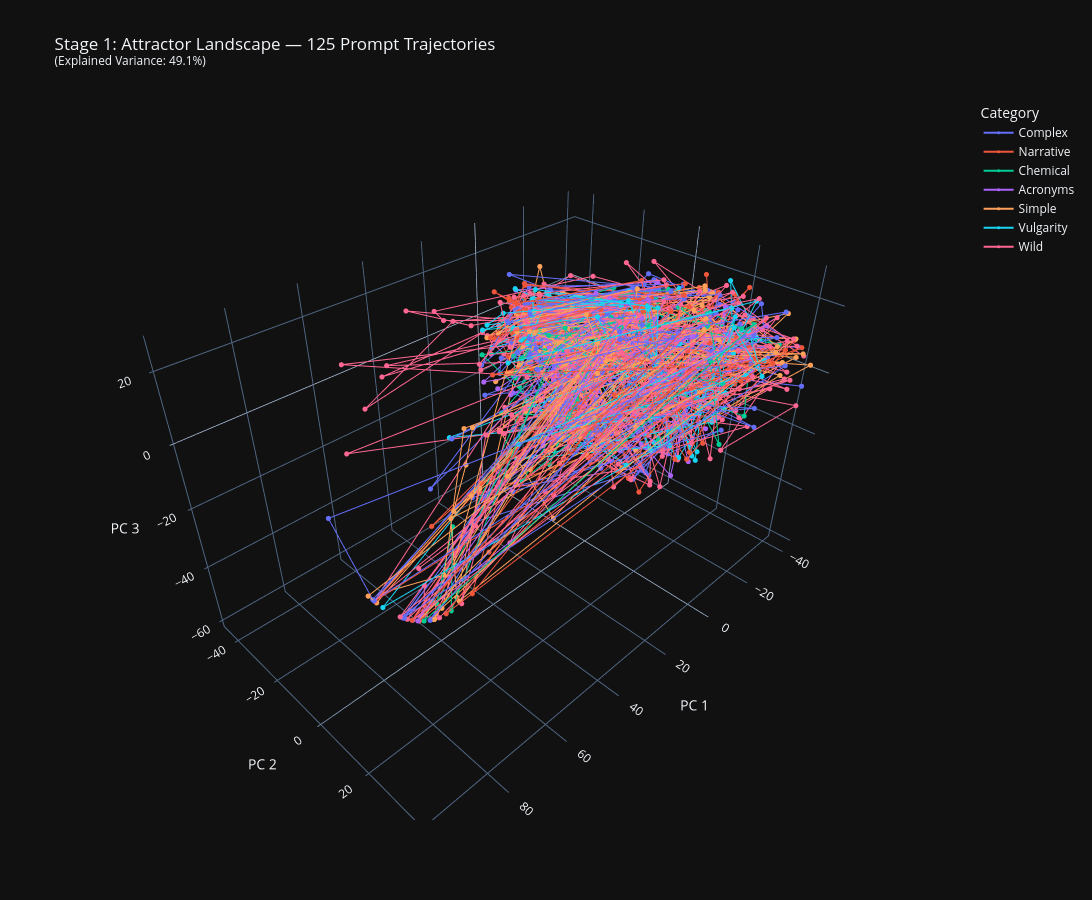

This figure's notebook cell:
### Markdown cell above
### 5e. 3D PCA Trajectories — All Prompts

### Code cell
# ============================================================
# VIS 5e: 3D PCA TRAJECTORIES
# ============================================================
from sklearn.decomposition import PCA
import pandas as pd

all_vecs = []
labels_list = []
cats_list = []
iters_list = []
text_list = []

for label, snapshots in all_results.items():
    for s in snapshots:
        all_vecs.append(s["mean_vector"].detach().cpu().numpy())
        labels_list.append(label)
        cats_list.append(CATEGORY_MAP.get(label, 'Unknown'))
        iters_list.append(s["iteration"])
        top_tok = s['top_tokens'][0][0].replace('\n', '↵').strip()
        text_list.append(f"Iter {s['iteration']}: {top_tok}")

all_vecs = np.array(all_vecs)
pca = PCA(n_components=3)
vecs_3d = pca.fit_transform(all_vecs)

df = pd.DataFrame({
    'x': vecs_3d[:, 0],
    'y': vecs_3d[:, 1],
    'z': vecs_3d[:, 2],
    'Prompt': labels_list,
    'Category': cats_list,
    'Iteration': iters_list,
    'Top_Token': text_list
})

# Color by category for readability
fig_topo = px.line_3d(
    df, x='x', y='y', z='z',
    color='Category',
    hover_name='Top_Token',
    markers=True,
    title=f"Stage 1: Attractor Landscape — {len(all_results)} Prompt Trajectories<br>"
          f"<sup>(Explained Variance: {sum(pca.explained_variance_ratio_)*100:.1f}%)</sup>"
)
fig_topo.update_traces(marker=dict(size=3), line=dict(width=2))
fig_topo.update_layout(
    template="plotly_dark",
    height=900,
    width=1200,
    scene=dict(
        xaxis_title="PC 1",
        yaxis_title="PC 2",
        zaxis_title="PC 3",
    )
)
fig_topo.show()
fig_topo.write_image(os.path.join(OUTPUT_DIR, 'topology_3d.png'), scale=2)
print(f"[SAVED] {OUTPUT_DIR}/topology_3d.png")

### Figure 1 — Plotly figure (JSON) as saved in the notebook; plotly's stock layout.template omitted (floating-point values rounded to 4 significant figures; data arrays with more than 128 entries replaced by an {"elided": "..."} marker saying what was removed)
{"data": [{"hovertemplate": "<b>%{hovertext}</b><br><br>Category=Complex<br>x=%{x}<br>y=%{y}<br>z=%{z}<extra></extra>", "hovertext": {"elided": "275 str values"}, "legendgroup": "Complex", "line": {"color": "#636efa", "dash": "solid", "width": 2}, "marker": {"size": 3, "symbol": "circle"}, "mode": "lines+markers", "name": "Complex", "scene": "scene", "showlegend": true, "type": "scatter3d", "x": {"elided": "275 float values"}, "y": {"elided": "275 float values"}, "z": {"elided": "275 float values"}}, {"hovertemplate": "<b>%{hovertext}</b><br><br>Category=Narrative<br>x=%{x}<br>y=%{y}<br>z=%{z}<extra></extra>", "hovertext": {"elided": "220 str values"}, "legendgroup": "Narrative", "line": {"color": "#EF553B", "dash": "solid", "width": 2}, "marker": {"size": 3, "symbol": "circle"}, "mode": "lines+markers", "name": "Narrative", "scene": "scene", "showlegend": true, "type": "scatter3d", "x": {"elided": "220 float values"}, "y": {"elided": "220 float values"}, "z": {"elided": "220 float values"}}, {"hovertemplate": "<b>%{hovertext}</b><br><br>Category=Chemical<br>x=%{x}<br>y=%{y}<br>z=%{z}<extra></extra>", "hovertext": ["Iter 0: H", "Iter 2: ↵", "Iter 3: l", "Iter 5: ize", "Iter 10: lee", "Iter 20: ↵", "Iter 50: ↵", "Iter 100: .\"", "Iter 150: en", "Iter 200: eth", "Iter 250: o", "Iter 0: ↵", "Iter 2: S", "Iter 3: f", "Iter 5: satur", "Iter 10: ize", "Iter 20: AND", "Iter 50: ↵", "Iter 100: ↵", "Iter 150: .", "Iter 200: OF", "Iter 250: .", "Iter 0: G", "Iter 2: ↵", "Iter 3: X", "Iter 5: .", "Iter 10: .", "Iter 20: ize", "Iter 50: )", "Iter 100: opro", "Iter 150: /", "Iter 200: /", "Iter 250: /", "Iter 0: 0", "Iter 2: ↵", "Iter 3: ↵", "Iter 5: )", "Iter 10: form", "Iter 20: ,", "Iter 50: should", "Iter 100: either", "Iter 150: two", "Iter 200: .\"", "Iter 250: Lif", "Iter 0: Ala", "Iter 2: ↵", "Iter 3: FUN", "Iter 5: )", "Iter 10: ↵", "Iter 20: k", "Iter 50: .", "Iter 100: form", "Iter 150: /", "Iter 200: ess", "Iter 250: /", "Iter 0: ↵", "Iter 2: ", "Iter 3: f", "Iter 5: (", "Iter 10: .", "Iter 20: K", "Iter 50: .", "Iter 100: and", "Iter 150: en", "Iter 200: on", "Iter 250: lee", "Iter 0: AT", "Iter 2: ↵", "Iter 3: FOR", "Iter 5: f", "Iter 10: ize", "Iter 20: Not", "Iter 50: is", "Iter 100: ↵", "Iter 150: got", "Iter 200: s", "Iter 250: v", "Iter 0: a", "Iter 2: and", "Iter 3: 4", "Iter 5: ↵", "Iter 10: form", "Iter 20: ↵", "Iter 50: Who", "Iter 100: is", "Iter 150: on", "Iter 200: ACC", "Iter 250: es", "Iter 0: s", "Iter 2: ↵", "Iter 3: ics", "Iter 5: izes", "Iter 10: form", "Iter 20: of", "Iter 50: $", "Iter 100: f", "Iter 150: w", "Iter 200: and", "Iter 250: es", "Iter 0: ↵", "Iter 2: )", "Iter 3: d", "Iter 5: ize", "Iter 10: d", "Iter 20: .", "Iter 50: en", "Iter 100: ,", "Iter 150: F", "Iter 200: in", "Iter 250: ↵"], "legendgroup": "Chemical", "line": {"color": "#00cc96", "dash": "solid", "width": 2}, "marker": {"size": 3, "symbol": "circle"}, "mode": "lines+markers", "name": "Chemical", "scene": "scene", "showlegend": true, "type": "scatter3d", "x": [-6.899, -0.6426, 1.081, 3.017, -3.533, -2.622, -13.63, -23.5, -11.62, -19.18, -13.82, -1.562, 19.07, 19.01, 2.171, -14.89, -12.48, 9.233, -6.071, -3.174, -6.552, -10.31, -3.527, 5.79, 6.022, 3.232, -1.374, 32.47, -16.76, -27.65, 89.68, 89.68, 89.68, 0.2671, 17.7, 8.376, 3.377, -7.209, 13.64, -4.343, -32.42, -27.69, -29.23, -30.04, -7.485, -0.6404, 1.767, 6.804, 17.07, -6.177, -11.14, -3.147, 83.14, 69.73, 84.87, -1.029, 1.205, 3.474, 1.671, -8.471, -15.82, 16.93, -4.104, 1.243, -5.554, 5.096, 3.455, 11.05, 2.485, 10.35, -13.25, -27.77, -21.7, -12.03, -25.48, -19.77, -21.63, 0.6527, 15.05, 2.321, 7.888, -6.555, -19.17, -26.91, -9.168, -15.1, -2.539, 31.14, -1.255, 11.82, 17.11, 7.801, -5.323, 6.992, -23.88, -23.68, -15.16, -22.12, -9.623, -4.685, -0.7733, 18.76, 10.01, -6.224, -4.986, -5.184, 10.68, -12.28, -6.947, -13.85], "y": [-12.06, -18.31, -16.01, -11.0, 5.547, -6.288, -12.85, 20.22, -4.985, 11.24, 8.321, -13.17, -11.79, -12.35, -15.52, 11.5, -6.706, -3.091, -14.96, -19.72, -16.58, -12.49, -13.83, -15.34, -13.01, -15.87, -3.691, -3.359, 0.2274, 31.1, 33.39, 33.39, 33.39, -17.97, -14.06, -15.51, -15.93, -0.7268, -3.342, 1.15, 36.67, 27.22, 29.85, 31.39, -9.958, -15.17, -16.35, -12.98, -1.608, -10.28, 8.933, -13.11, 34.14, 19.77, 31.71, -14.71, -14.23, -16.68, -11.47, 0.789, -1.193, -11.3, -9.16, -15.03, -11.45, -2.22, -22.03, -18.27, -15.67, -18.11, 4.694, 26.17, 22.94, 5.077, 28.73, 20.73, 27.91, -16.75, -13.67, -16.52, -15.64, -1.709, 10.54, 18.85, 10.34, 7.782, -5.544, -11.64, -16.19, -24.0, -15.79, -7.065, 4.057, -12.33, 19.34, 18.7, 15.06, 20.33, 4.745, -10.63, -14.32, -9.843, -11.36, -1.638, -10.05, -6.208, -9.169, -7.878, -12.75, -5.734], "z": [-5.181, 5.571, 10.96, 9.563, 13.33, -5.235, -25.19, -0.3609, 0.6095, 5.216, 19.11, -0.06498, -0.0009448, 6.419, 15.47, 22.48, -11.6, 14.68, -14.18, -14.18, -17.42, -32.09, -7.608, -5.38, 0.1893, 11.0, 15.69, -1.519, -24.37, 14.63, -9.025, -9.025, -9.025, -2.289, -0.7803, 6.414, 13.78, 21.65, -27.49, 14.52, 9.098, 10.92, 13.62, -14.91, -4.843, 0.9804, 4.859, 8.728, 15.84, 4.272, 12.1, 11.65, -10.27, -4.197, -8.813, -0.4061, 1.701, 8.422, 10.7, 18.62, -17.34, -35.71, -15.64, -2.626, -6.857, 11.38, -9.107, -8.746, -2.477, 6.977, 18.74, -26.11, 2.864, 14.61, 13.4, 17.83, -2.258, -0.06551, 1.718, 9.708, 14.76, 18.71, -28.0, -16.59, 4.804, 9.615, -29.97, 11.76, 0.529, 10.46, 12.09, 9.714, 14.42, 3.646, 15.47, 15.01, 18.47, 12.07, 18.48, -2.924, 4.689, 6.596, 11.32, 13.03, 6.498, -5.102, 5.684, -21.38, -0.7865, -30.03]}, {"hovertemplate": "<b>%{hovertext}</b><br><br>Category=Acronyms<br>x=%{x}<br>y=%{y}<br>z=%{z}<extra></extra>", "hovertext": ["Iter 0: ↵", "Iter 2: ↵", "Iter 3: QI", "Iter 5: 4", "Iter 10: ,", "Iter 20: are", "Iter 50: ize", "Iter 100: ↵", "Iter 150: .\"", "Iter 200: AND", "Iter 250: AND", "Iter 0: ↵", "Iter 2: ↵", "Iter 3: ", "Iter 5: lee", "Iter 10: .", "Iter 20: (", "Iter 50: f", "Iter 100: /", "Iter 150: /", "Iter 200: /", "Iter 250: /", "Iter 0: FBI", "Iter 2: ", "Iter 3: ↵", "Iter 5: 4", "Iter 10: ize", "Iter 20: AND", "Iter 50: and", "Iter 100: of", "Iter 150: \"", "Iter 200: ACC", "Iter 250: AND", "Iter 0: ↵", "Iter 2: ", "Iter 3: S", "Iter 5: PARAM", "Iter 10: .", "Iter 20: .", "Iter 50: of", "Iter 100: B", "Iter 150: -", "Iter 200: )", "Iter 250: .", "Iter 0: ↵", "Iter 2: ", "Iter 3: )", "Iter 5: 4", "Iter 10: form", "Iter 20: ,", "Iter 50: ↵", "Iter 100: AND", "Iter 150: en", "Iter 200: HE", "Iter 250: and", "Iter 0: :", "Iter 2: ↵", "Iter 3: )", "Iter 5: ulate", "Iter 10: ↵", "Iter 20: TH", "Iter 50: .", "Iter 100: ism", "Iter 150: of", "Iter 200: ↵", "Iter 250: and", "Iter 0: ↵", "Iter 2: ↵", "Iter 3: )", "Iter 5: of", "Iter 10: .", "Iter 20: .", "Iter 50: ...\"", "Iter 100: in", "Iter 150: d", "Iter 200: and", "Iter 250: AND", "Iter 0: ↵", "Iter 2: ", "Iter 3: .", "Iter 5: .", "Iter 10: ize", "Iter 20: f", "Iter 50: ...\"", "Iter 100: -", "Iter 150: /", "Iter 200: /", "Iter 250: /", "Iter 0: ↵", "Iter 2: ↵", "Iter 3: satur", "Iter 5: or", "Iter 10: ↵", "Iter 20: ↵", "Iter 50: and", "Iter 100: end", "Iter 150: IN", "Iter 200: .", "Iter 250: T", "Iter 0: ↵", "Iter 2: ↵", "Iter 3: f", "Iter 5: fork", "Iter 10: .", "Iter 20: f", "Iter 50: ↵", "Iter 100: and", "Iter 150: ↵", "Iter 200: PARAM", "Iter 250: end"], "legendgroup": "Acronyms", "line": {"color": "#ab63fa", "dash": "solid", "width": 2}, "marker": {"size": 3, "symbol": "circle"}, "mode": "lines+markers", "name": "Acronyms", "scene": "scene", "showlegend": true, "type": "scatter3d", "x": [-8.727, -4.816, 4.486, 0.6432, -3.207, -6.529, 5.706, -13.97, -33.42, -22.55, -22.25, -6.998, 23.2, 6.861, 19.55, -15.24, -0.6565, -15.75, 90.8, 90.8, 90.8, 90.8, -5.503, -4.394, 8.001, 3.333, -7.506, -30.17, -24.95, -21.77, -30.13, -16.21, -4.336, -1.155, -3.935, -3.147, 4.564, -11.36, -8.667, -20.95, -29.34, -7.58, -15.52, -5.404, -4.6, 2.426, -1.75, 3.681, -4.605, 3.72, -2.626, -8.106, 14.43, -27.15, -23.28, -10.24, 5.937, 6.988, 11.12, -10.09, -7.059, -3.021, 0.01102, -14.53, 35.9, -30.54, -2.36, -2.357, -2.606, 4.217, -8.091, 24.62, -30.35, -6.467, -20.01, -32.35, -24.23, -6.259, 5.371, 13.06, -1.309, -2.044, -7.596, -30.72, -23.19, 91.74, 91.73, 91.73, -7.561, 4.127, 5.516, 5.221, -5.802, 6.542, -23.32, -22.21, -25.81, -11.34, -23.69, -4.46, 18.75, 3.928, 12.4, -5.902, -3.9, -15.77, 0.3967, -23.87, -4.831, -27.83], "y": [-11.48, -14.08, -26.13, -19.61, -3.554, -2.992, -12.51, -0.2284, 31.55, -6.085, -6.13, -14.45, -20.06, -16.27, -2.49, 8.263, -31.52, 7.174, 32.89, 32.89, 32.89, 32.89, -19.5, -17.59, -24.33, -17.61, 10.76, 15.1, 21.6, 25.06, 22.87, -6.707, -10.84, -15.96, -16.61, -18.7, -22.49, 4.118, -26.65, 17.85, 10.71, -9.124, 13.06, -7.742, -13.41, -13.04, -18.08, -20.09, -1.45, -6.987, -12.29, -12.41, -4.937, 11.22, 19.17, -14.02, -19.07, -19.93, -3.645, 2.267, -5.18, -7.901, -14.49, -1.065, 14.81, 33.19, -16.97, -11.42, -18.3, -14.82, 1.424, -12.95, 19.4, -10.48, 17.32, 28.09, -1.241, -12.31, -18.06, -15.21, -17.4, 0.3532, -7.355, 31.09, 10.59, 32.34, 32.34, 32.34, -12.04, -15.17, -19.37, -15.74, 10.43, -10.95, 26.45, 19.97, 8.467, -10.51, 1.293, -13.57, -14.02, -16.98, -11.26, -0.7151, -4.486, 20.22, -17.61, -10.91, -9.597, 31.56], "z": [-10.14, -6.885, 2.18, 12.28, 20.35, 2.813, 13.45, 12.09, 5.467, -41.45, -40.09, -7.726, -2.986, 7.184, 5.794, 13.1, 13.2, 22.96, -8.57, -8.57, -8.57, -8.57, -8.247, -6.149, 0.7438, 10.17, 21.6, -39.06, 4.169, 19.65, -19.48, -35.22, -25.39, -6.442, -6.429, -2.363, 6.418, 19.34, -16.64, -4.736, -39.1, -28.91, -2.717, -24.12, -8.472, -7.549, 0.6117, 9.7, 15.24, -5.091, -25.07, -30.82, 13.05, -44.97, 11.47, -7.427, 1.2, 9.631, 5.953, 17.1, -12.05, -21.45, -5.957, 10.32, -1.295, 13.98, -9.097, -6.409, 4.94, 11.8, 16.35, -1.586, -24.92, -18.24, -3.391, 7.862, -32.71, -9.106, 0.9501, 5.545, 12.71, 13.72, 7.291, -0.6179, -20.56, -8.104, -8.106, -8.105, -7.887, -7.11, 1.281, 8.343, 16.91, 4.593, 11.14, 8.589, -35.34, -17.66, -36.08, -5.784, -6.406, 6.314, 13.32, 19.07, -2.515, 11.64, 12.12, -48.59, -13.05, 4.344]}, {"hovertemplate": "<b>%{hovertext}</b><br><br>Category=Simple<br>x=%{x}<br>y=%{y}<br>z=%{z}<extra></extra>", "hovertext": {"elided": "220 str values"}, "legendgroup": "Simple", "line": {"color": "#FFA15A", "dash": "solid", "width": 2}, "marker": {"size": 3, "symbol": "circle"}, "mode": "lines+markers", "name": "Simple", "scene": "scene", "showlegend": true, "type": "scatter3d", "x": {"elided": "220 float values"}, "y": {"elided": "220 float values"}, "z": {"elided": "220 float values"}}, {"hovertemplate": "<b>%{hovertext}</b><br><br>Category=Vulgarity<br>x=%{x}<br>y=%{y}<br>z=%{z}<extra></extra>", "hovertext": ["Iter 0: fucking", "Iter 2: s", "Iter 3: en", "Iter 5: er", "Iter 10: {", "Iter 20: AND", "Iter 50: ↵", "Iter 100: and", "Iter 150: ↵", "Iter 200: /", "Iter 250: .", "Iter 0: to", "Iter 2: land", "Iter 3: ↵", "Iter 5: es", "Iter 10: en", "Iter 20: ,", "Iter 50: who", "Iter 100: f", "Iter 150: or", "Iter 200: \"", "Iter 250: ATT", "Iter 0: have", "Iter 2: s", "Iter 3: ell", "Iter 5: en", "Iter 10: form", "Iter 20: AND", "Iter 50: and", "Iter 100: le", "Iter 150: and", "Iter 200: \"", "Iter 250: f", "Iter 0: fucking", "Iter 2: ed", "Iter 3: n", "Iter 5: es", "Iter 10: en", "Iter 20: os", "Iter 50: ess", "Iter 100: and", "Iter 150: ↵", "Iter 200: ↵", "Iter 250: ↵", "Iter 0: should", "Iter 2: ↵", "Iter 3: l", "Iter 5: ).", "Iter 10: .", "Iter 20: T", "Iter 50: time", "Iter 100: -", "Iter 150: In", "Iter 200: /", "Iter 250: or", "Iter 0: ,", "Iter 2: =", "Iter 3: ", "Iter 5: $", "Iter 10: en", "Iter 20: W", "Iter 50: is", "Iter 100: I", "Iter 150: f", "Iter 200: !\"", "Iter 250: or", "Iter 0: ?", "Iter 2: ↵", "Iter 3: ot", "Iter 5: f", "Iter 10: ↵", "Iter 20: Z", "Iter 50: together", "Iter 100: AND", "Iter 150: son", "Iter 200: AL", "Iter 250: not", "Iter 0: thing", "Iter 2: )", "Iter 3: l", "Iter 5: es", "Iter 10: ize", "Iter 20: T", "Iter 50: .", "Iter 100: Flat", "Iter 150: mouth", "Iter 200: he", "Iter 250: o", "Iter 0: for", "Iter 2: ↵", "Iter 3: ", "Iter 5: on", "Iter 10: on", "Iter 20: F", "Iter 50: \"", "Iter 100: \"", "Iter 150: lee", "Iter 200: qu", "Iter 250: AND", "Iter 0: God", "Iter 2: y", "Iter 3: on", "Iter 5: ic", "Iter 10: .", "Iter 20: J", "Iter 50: f", "Iter 100: .", "Iter 150: F", "Iter 200: ↵", "Iter 250: ↵"], "legendgroup": "Vulgarity", "line": {"color": "#19d3f3", "dash": "solid", "width": 2}, "marker": {"size": 3, "symbol": "circle"}, "mode": "lines+markers", "name": "Vulgarity", "scene": "scene", "showlegend": true, "type": "scatter3d", "x": [-10.74, -1.428, 5.198, 1.417, -6.787, -23.93, -1.001, -17.46, -18.46, 4.304, -14.26, -7.037, 5.07, 24.59, 16.73, 2.215, -25.09, -26.53, -31.6, -27.69, -26.09, -28.21, -9.422, 1.097, 6.166, 3.548, -7.429, -15.72, -27.23, -23.86, 36.7, -24.44, -28.24, -8.261, 12.76, 8.044, 6.219, -4.855, 3.03, -12.39, -30.51, 95.49, 95.49, 95.49, -11.63, 5.461, 8.814, 2.377, -6.431, -23.53, -25.14, -6.176, -26.15, 45.54, -14.31, -6.64, 8.086, 24.67, 4.689, -6.58, -23.71, 22.69, -27.53, -22.39, -24.71, -18.17, -8.829, 7.45, 17.37, 0.5523, -3.841, -15.35, -28.98, -25.44, -14.59, -11.01, -17.37, -9.256, 5.842, 22.72, 15.4, -6.649, -31.94, -15.44, -20.05, -21.59, -25.88, -27.68, -10.41, 2.839, 5.888, 2.432, -10.39, -31.53, -23.9, -28.28, 42.61, -29.25, -27.6, -6.518, 6.467, 16.18, 5.602, -4.677, -31.08, -16.46, -3.845, -19.29, 8.63, -7.981], "y": [-13.89, -15.27, -18.81, -17.29, 14.42, 5.859, -7.566, 15.33, -10.26, -19.47, -3.054, -13.47, -16.97, -18.42, -15.32, 1.875, 7.368, 20.93, 31.3, 21.97, 27.1, 3.054, -11.23, -20.02, -19.7, -17.16, -3.059, 6.764, 20.83, 25.78, 3.623, 32.24, 26.36, -10.68, -14.15, -15.64, -18.23, 4.068, -8.989, 9.154, 24.51, 28.13, 28.13, 28.13, -12.29, -16.79, -15.64, -20.66, 11.27, -0.5131, 27.39, 3.211, 19.08, -9.11, 10.53, -12.98, -16.9, -14.83, -14.28, 11.55, 11.93, -7.627, 22.78, 28.07, 18.61, 12.53, -12.07, -16.98, -8.94, -17.12, -1.645, 10.53, 34.98, -13.59, -10.68, -11.86, -5.293, -13.91, -15.01, -18.69, -20.05, 5.499, 16.63, -18.67, 20.65, 28.69, 36.8, 29.69, -12.75, -19.42, -25.09, -17.25, 1.703, 16.7, 20.17, 30.89, 12.95, 31.19, 13.05, -13.67, -14.55, -12.54, -16.04, 6.343, 15.56, 4.344, -11.64, -0.5935, -17.95, -10.78], "z": [-2.355, 5.48, 12.31, 17.52, 20.89, -33.33, -27.2, 6.983, -35.48, -30.69, -33.92, 0.4306, 12.01, 14.03, 13.17, 17.15, -33.4, 0.368, 8.714, 24.26, 5.082, -40.12, -0.6177, 11.2, 15.28, 14.46, 17.6, -17.48, 8.684, 18.93, 17.5, 22.8, 7.779, -0.4041, 8.775, 14.83, 16.9, 18.51, 4.405, -3.998, -15.58, -4.88, -4.881, -4.881, -2.465, 9.87, 13.54, 17.75, 20.43, -23.59, -7.027, -1.751, -17.81, -5.718, 1.27, 0.3889, 6.51, 10.1, 12.43, 19.6, -31.35, -23.2, -19.78, 17.67, -12.52, 22.07, -1.601, 12.97, 10.91, 16.3, 18.14, -29.56, 4.947, -44.23, -27.25, -31.65, -22.37, -1.887, 12.35, 14.7, 15.18, 19.24, -35.46, -5.451, -18.83, 15.02, 1.926, 12.23, -2.465, 9.233, 17.69, 15.4, 20.55, -38.49, 6.172, -0.9477, 1.475, 10.39, -37.3, -1.463, 8.157, 10.19, 14.66, 20.94, -37.19, 12.5, -23.49, -42.95, -14.5, -25.49]}, {"hovertemplate": "<b>%{hovertext}</b><br><br>Category=Wild<br>x=%{x}<br>y=%{y}<br>z=%{z}<extra></extra>", "hovertext": {"elided": "330 str values"}, "legendgroup": "Wild", "line": {"color": "#FF6692", "dash": "solid", "width": 2}, "marker": {"size": 3, "symbol": "circle"}, "mode": "lines+markers", "name": "Wild", "scene": "scene", "showlegend": true, "type": "scatter3d", "x": {"elided": "330 float values"}, "y": {"elided": "330 float values"}, "z": {"elided": "330 float values"}}], "layout": {"height": 900, "legend": {"title": {"text": "Category"}, "tracegroupgap": 0}, "scene": {"domain": {"x": [0, 1], "y": [0, 1]}, "xaxis": {"title": {"text": "PC 1"}}, "yaxis": {"title": {"text": "PC 2"}}, "zaxis": {"title": {"text": "PC 3"}}}, "title": {"text": "Stage 1: Attractor Landscape — 125 Prompt Trajectories<br><sup>(Explained Variance: 49.1%)</sup>"}, "width": 1200}}
